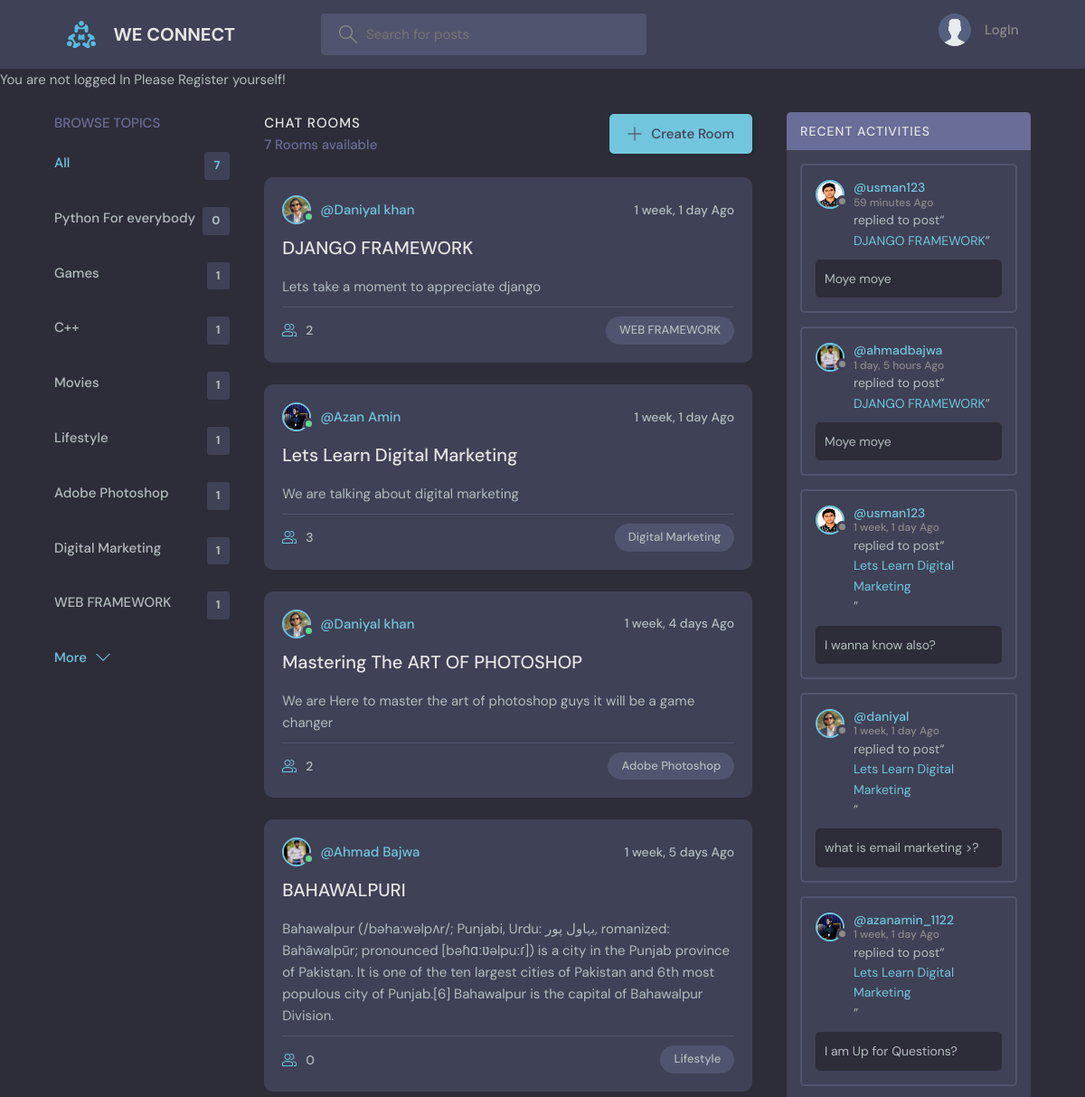
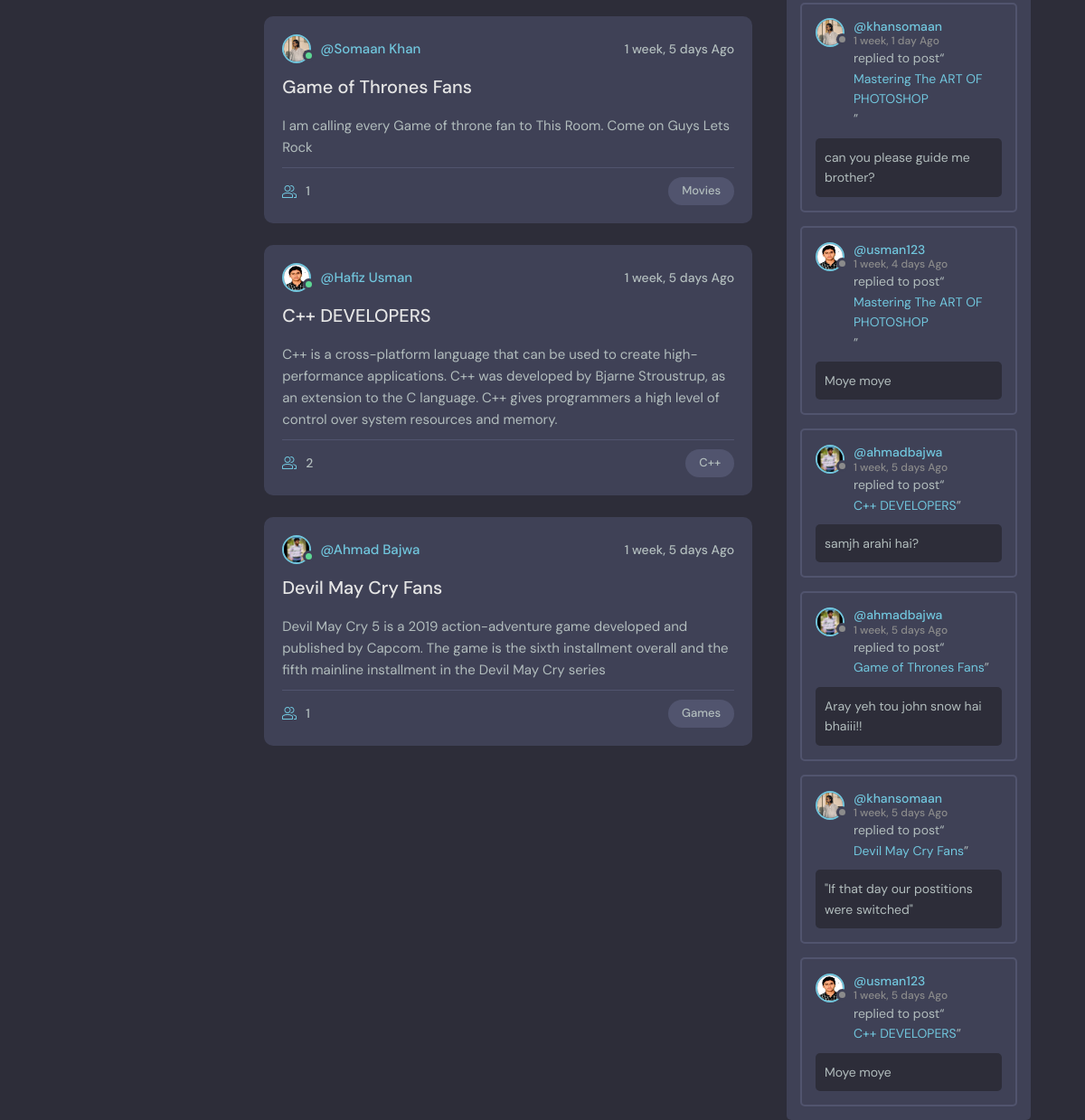
The page / on the database its author committed (2 pictures, top to bottom).
### chat/models.py (models this page shows, shortened)
class Topic(models.Model):
    name = models.CharField(max_length=200)
    def __str__(self):
        return self.name

class room(models.Model):
    host = models.ForeignKey(User,on_delete=models.SET_NULL,null=True)
    topic = models.ForeignKey(Topic,on_delete=models.SET_NULL,null=True)
    name = models.CharField(max_length=200)
    description = models.TextField(null=True,blank=True)
    participants = models.ManyToManyField(User,related_name='participants',blank=True)
    updated = models.DateTimeField(auto_now=True)
    created = models.DateTimeField(auto_now_add=True)
    def __str__(self):
        return self.name
    class Meta:
        ordering = ['-created','-updated']

class User(AbstractUser):
    name = models.CharField(max_length=200,null=True)
    email = models.EmailField(unique=True,null=True)
    bio = models.TextField(null=True)
    avatar = models.ImageField(null=True,default='avatar.svg')
    USERNAME_FIELD = 'email'
    REQUIRED_FIELDS = []

class Messages(models.Model):
    user = models.ForeignKey(User,on_delete=models.CASCADE)
    Room = models.ForeignKey(room,on_delete=models.CASCADE)
    body = models.TextField(null=True)
    updated = models.DateTimeField(auto_now=True)
    created = models.DateTimeField(auto_now_add=True)
    class Meta:
        ordering = ['-updated','created']

### chat/views.py (the view)
# urls.py: path('',views.home,name = 'home'),
def home(request):
    page = 'page'
    members = User.objects.all()
    total_rooms = room.objects.count()
    if request.user not in members:
        messages.error(request,"You are not logged In Please Register yourself!")
    q = request.GET.get('q') if request.GET.get('q') != None  else ''
    room_messages = Messages.objects.filter(Q(Room__topic__name__icontains=q))
    rooms = room.objects.filter(Q(topic__name__icontains=q) | Q(name__icontains=q) | Q(description__icontains=q))
    room_count = rooms.count()
    topics = Topic.objects.all()
    ctx = {'rooms':rooms,'topics':topics,"room_count":room_count,
           'room_messages':room_messages,'total_rooms':total_rooms,'page':page
           }
    return render(request,'chat/home.html',context=ctx)

### chat/templates/chat/home.html
{% extends 'base.html' %}
{% block content %}
    <main class="layout layout--3">
      <div class="container">
          <div class="topics">
        {% include 'chat/topic_component.html' %}
          </div>
          <div class="roomList">
        {% include 'chat/feed_component.html' %}
          </div>
        <div class="activities">
        {% include 'chat/activity_component.html' %}
        </div>
      </div>
    </main>
{% endblock %}

### chat/templates/chat/topic_component.html
          <div class="topics__header">
            <h2>Browse Topics</h2>
          </div>
          <ul class="topics__list">
            <li>
              <a href="{% url 'home' %}" class="active">All <span>{{ total_rooms }}</span></a>
            </li>
            <li>
            {% for topic in topics %}
              <a href="{% url 'home' %}?q={{ topic.name }}">{{ topic.name }} <span>{{ topic.room_set.all.count }}</span></a>
            {% endfor%}
          </ul>
          <a class="btn btn--link" href="topics.html">
            More
            <svg version="1.1" xmlns="http://www.w3.org/2000/svg" width="32" height="32" viewBox="0 0 32 32">
              <title>chevron-down</title>
              <path d="M16 21l-13-13h-3l16 16 16-16h-3l-13 13z"></path>
            </svg>
          </a>

### chat/templates/chat/feed_component.html (shortened to what this page needs)
{% if page %}
          <div class="roomList__header">
            <div>
              <h2>Chat Rooms</h2>
              <p>{{ room_count }} Rooms available</p>
            </div>
            <a class="btn btn--main" href="{% url 'room-create' %}">
              <svg version="1.1" xmlns="http://www.w3.org/2000/svg" width="32" height="32" viewBox="0 0 32 32">
                <title>add</title>
                <path
                  d="M16.943 0.943h-1.885v14.115h-14.115v1.885h14.115v14.115h1.885v-14.115h14.115v-1.885h-14.115v-14.115z"
                ></path>
              </svg>
              Create Room
            </a>
          </div>
          {% for room in rooms %}
          <div class="roomListRoom">
            <div class="roomListRoom__header">
              <a href="{% url 'user-profile' room.host.id %}" class="roomListRoom__author">
                <div class="avatar avatar--small active">
                  <img src="{{ room.host.avatar.url}}" />
                </div>
                <span>@{{ room.host.name }}</span>
              </a>
              <div class="roomListRoom__actions">
                <span>{{ room.created|timesince }} Ago</span>
              </div>
            </div>
            <div class="roomListRoom__content">
              <a href="{% url 'room' room.id %}">{{ room.name }}</a>
              <p>
               {{ room.description }}
              </p>
            </div>
            <div class="roomListRoom__meta">
              <a class="roomListRoom__joined">
                {{ room.participants.count }}
              </a>
              <p class="roomListRoom__topic">{{ room.topic }}</p>
            </div>
          </div>
          {% endfor %}
{% endif %}

### chat/templates/chat/activity_component.html (shortened to what this page needs)
<div class="activities__header">
            <h2>Recent Activities</h2>
          </div>
            {% for message in room_messages %}
          <div class="activities__box">
            <div class="activities__boxHeader roomListRoom__header">
              <a href="{% url 'user-profile' message.user.id %}" class="roomListRoom__author">
                <div class="avatar avatar--small">
                  <img src="{{ message.user.avatar.url }}" />
                </div>
                <p>
                  @{{ message.user.username }}
                  <span>{{ message.created|timesince}} Ago</span>
                </p>
              </a>
            </div>
            <div class="activities__boxContent">
              <p>replied to post“ <a href="{% url 'room' message.Room.id %}">{{ message.Room }}</a>”</p>
              <div class="activities__boxRoomContent">
                  {{ message.body }}
              </div>
            </div>
          </div>
       {% endfor %}

### rows shown on the page
Topic: name "Python For everybody", room_set.all.count "0"
Topic: name "Games", room_set.all.count "1"
Topic: name "C++", room_set.all.count "1"
Topic: name "Movies", room_set.all.count "1"
Topic: name "Lifestyle", room_set.all.count "1"
Topic: name "Adobe Photoshop", room_set.all.count "1"
Topic: name "Digital Marketing", room_set.all.count "1"
Topic: name "WEB FRAMEWORK", room_set.all.count "1"
room: host.avatar (picture), host.name "Daniyal khan", created "1 week, 1 day", name "DJANGO FRAMEWORK", description "Lets take a moment to appreciate django", participants.count "2", topic "WEB FRAMEWORK"
room: host.avatar (picture), host.name "Azan Amin", created "1 week, 1 day", name "Lets Learn Digital Marketing", description "We are talking about digital marketing", participants.count "3", topic "Digital Marketing"
room: host.avatar (picture), host.name "Daniyal khan", created "1 week, 4 days", name "Mastering The ART OF PHOTOSHOP", description "We are Here to master the art of photoshop guys it will be a game changer", participants.count "2", topic "Adobe Photoshop"
room: host.avatar (picture), host.name "Ahmad Bajwa", created "1 week, 5 days", name "BAHAWALPURI", description "Bahawalpur (/bəha:wəlpʌr/; Punjabi, Urdu: بہاول پور, romanized: Bahāwalpūr; pronounced [bəɦɑːʋəlpuːɾ]) is a city in the Punjab province of Pakistan. It is one of the ten largest cities of Pakistan and 6th most populous city of Punjab.[6] Bahawalpur is the capital of Bahawalpur Division.", participants.count "0", topic "Lifestyle"
room: host.avatar (picture), host.name "Somaan Khan", created "1 week, 5 days", name "Game of Thrones Fans", description "I am calling every Game of throne fan to This Room. Come on Guys Lets Rock", participants.count "1", topic "Movies"
room: host.avatar (picture), host.name "Hafiz Usman", created "1 week, 5 days", name "C++ DEVELOPERS", description "C++ is a cross-platform language that can be used to create high-performance applications. C++ was developed by Bjarne Stroustrup, as an extension to the C language. C++ gives programmers a high level of control over system resources and memory.", participants.count "2", topic "C++"
room: host.avatar (picture), host.name "Ahmad Bajwa", created "1 week, 5 days", name "Devil May Cry Fans", description "Devil May Cry 5 is a 2019 action-adventure game developed and published by Capcom. The game is the sixth installment overall and the fifth mainline installment in the Devil May Cry series", participants.count "1", topic "Games"
Messages: user.avatar (picture), user.username "usman123", created "59 minutes", Room "DJANGO FRAMEWORK", body "Moye moye"
Messages: user.avatar (picture), user.username "ahmadbajwa", created "1 day, 5 hours", Room "DJANGO FRAMEWORK", body "Moye moye"
Messages: user.avatar (picture), user.username "usman123", created "1 week, 1 day", Room "Lets Learn Digital Marketing", body "I wanna know also?"
Messages: user.avatar (picture), user.username "daniyal", created "1 week, 1 day", Room "Lets Learn Digital Marketing", body "what is email marketing >?"
Messages: user.avatar (picture), user.username "azanamin_1122", created "1 week, 1 day", Room "Lets Learn Digital Marketing", body "I am Up for Questions?"
Messages: user.avatar (picture), user.username "khansomaan", created "1 week, 1 day", Room "Mastering The ART OF PHOTOSHOP", body "can you please guide me brother?"
Messages: user.avatar (picture), user.username "usman123", created "1 week, 4 days", Room "Mastering The ART OF PHOTOSHOP", body "Moye moye"
Messages: user.avatar (picture), user.username "ahmadbajwa", created "1 week, 5 days", Room "C++ DEVELOPERS", body "samjh arahi hai?"
Messages: user.avatar (picture), user.username "ahmadbajwa", created "1 week, 5 days", Room "Game of Thrones Fans", body "Aray yeh tou john snow hai bhaiii!!"
Messages: user.avatar (picture), user.username "khansomaan", created "1 week, 5 days", Room "Devil May Cry Fans", body "\"If that day our postitions were switched\""
Messages: user.avatar (picture), user.username "usman123", created "1 week, 5 days", Room "C++ DEVELOPERS", body "Moye moye"

### other values the page prints
{{ message }} "You are not logged In Please Register yourself!"
{{ total_rooms }} "7"
{{ room_count }} "7"
